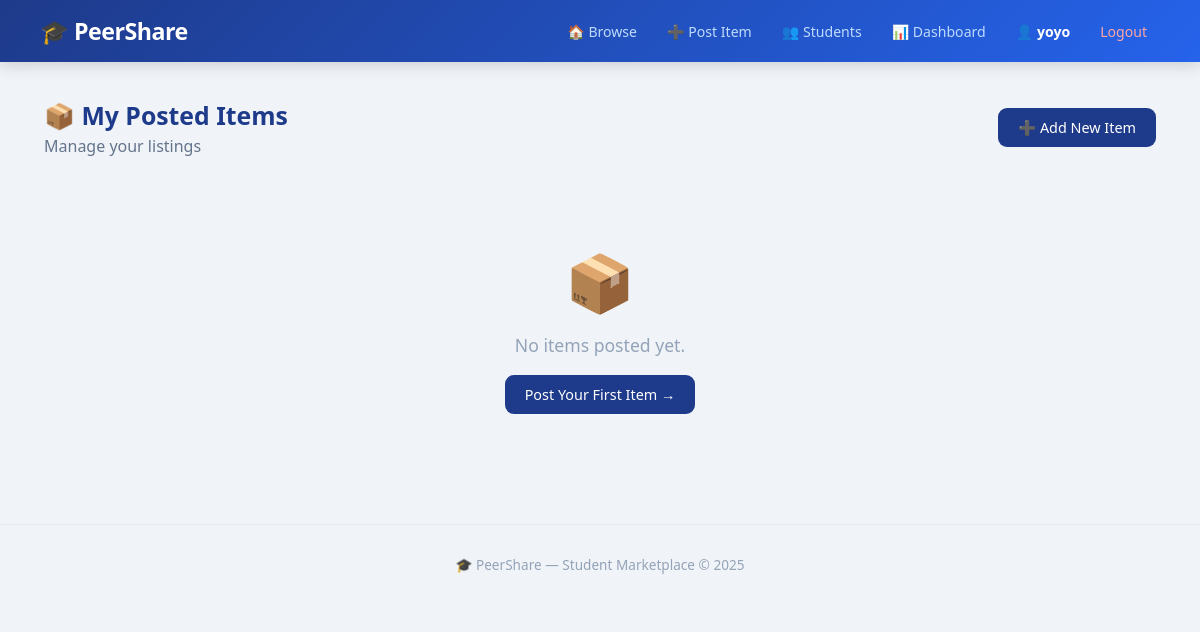
Before: /dashboard/items/ (signed in) with the older database file.
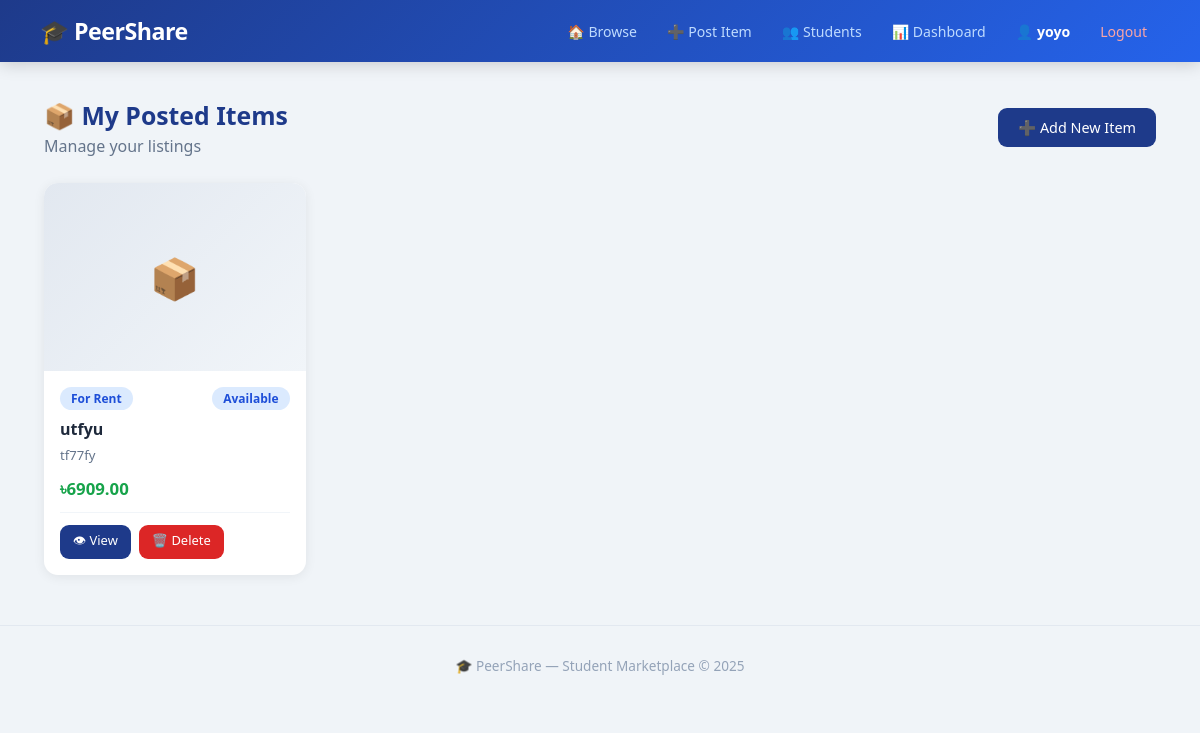
After: the same page with the newer database file.
### marketplace/models.py (models this page shows, shortened)
class Item(models.Model):
    CATEGORY_CHOICES = [
        ('rent', 'For Rent'),
        ('sell', 'For Sale'),
        ('both', 'Rent & Sell'),
    ]
    owner        = models.ForeignKey(
                     settings.AUTH_USER_MODEL,
                     on_delete=models.CASCADE,
                     related_name='items'
                   )
    title        = models.CharField(max_length=200)
    description  = models.TextField()
    price        = models.DecimalField(
                     max_digits=10, decimal_places=2
                   )
    category     = models.CharField(
                     max_length=10, choices=CATEGORY_CHOICES
                   )
    image        = models.ImageField(
                     upload_to='items/',
                     null=True, blank=True
                   )
    is_available = models.BooleanField(default=True)
    created_at   = models.DateTimeField(auto_now_add=True)

### dashboard/views.py (the view)
# urls.py: path('items/',     views.dashboard_items,      name='dashboard_items'),
@login_required
def dashboard_items(request):
    my_items = Item.objects.filter(
        owner=request.user
    ).order_by('-created_at')
    return render(request, 'dashboard/items.html', {
        'my_items': my_items
    })

### templates/dashboard/items.html
{% extends 'base.html' %}
{% block content %}
<div class="page-head">
  <div>
    <h2>📦 My Posted Items</h2>
    <p>Manage your listings</p>
  </div>
  <a href="/add/" class="btn">➕ Add New Item</a>
</div>
{% if my_items %}
<div class="item-grid">
  {% for item in my_items %}
  <div class="card">
    {% if item.image %}
      <img src="{{ item.image.url }}" alt="{{ item.title }}">
    {% else %}
      <div class="no-image">📦</div>
    {% endif %}
    <div class="card-body">
      <div class="card-top-row">
        <span class="badge
          {% if item.category == 'rent' %}badge-rent
          {% elif item.category == 'sell' %}badge-sell
          {% else %}badge-both{% endif %}">
          {{ item.get_category_display }}
        </span>
        {% if not item.is_available %}
          <span class="sbadge sbadge-cancelled">Sold</span>
        {% else %}
          <span class="sbadge sbadge-active">Available</span>
        {% endif %}
      </div>
      <h3>{{ item.title }}</h3>
      <p class="item-desc">
        {{ item.description|truncatechars:55 }}
      </p>
      <div class="card-footer">
        <span class="price">৳{{ item.price }}</span>
      </div>
      <div class="item-manage-btns">
        <a href="/item/{{ item.pk }}/"
           class="btn small">
          👁 View
        </a>
        <a href="/item/{{ item.pk }}/delete/"
           class="btn small delete-btn">
          🗑️ Delete
        </a>
      </div>
    </div>
  </div>
  {% endfor %}
</div>
{% else %}
<div class="empty-state">
  <div class="empty-icon">📦</div>
  <p>No items posted yet.</p>
  <a href="/add/" class="btn">Post Your First Item →</a>
</div>
{% endif %}
{% endblock %}

Changed rows visible on the page:
added Item: category "For Rent", is_available "Available", title "utfyu", description "tf77fy", price "6909.00"
Other visible differences:
text no longer shown: "📦 No items posted yet. Post Your First Item →"
